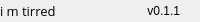
              <widget class="QFrame" name="bottomBar">
               <property name="minimumSize">
                <size>
                 <width>0</width>
                 <height>22</height>
                </size>
               </property>
               <property name="maximumSize">
                <size>
                 <width>16777215</width>
                 <height>22</height>
                </size>
               </property>
               <property name="frameShape">
                <enum>QFrame::NoFrame</enum>
               </property>
               <property name="frameShadow">
                <enum>QFrame::Raised</enum>
               </property>
               <layout class="QHBoxLayout" name="horizontalLayout_5">
                <property name="spacing">
                 <number>0</number>
                </property>
                <property name="leftMargin">
                 <number>0</number>
                </property>
                <property name="topMargin">
                 <number>0</number>
                </property>
                <property name="rightMargin">
                 <number>0</number>
                </property>
                <property name="bottomMargin">
                 <number>0</number>
                </property>
                <item>
                 <widget class="QLabel" name="creditsLabel">
                  <property name="maximumSize">
                   <size>
                    <width>16777215</width>
                    <height>16</height>
                   </size>
                  </property>
                  <property name="font">
                   <font>
                    <family>Open Sans</family>
                    <pointsize>10</pointsize>
                    <weight>50</weight>
                    <italic>false</italic>
                    <bold>false</bold>
                   </font>
                  </property>
                  <property name="text">
                   <string>i m tirred</string>
                  </property>
                  <property name="alignment">
                   <set>Qt::AlignLeading|Qt::AlignLeft|Qt::AlignVCenter</set>
                  </property>
                 </widget>
                </item>
                <item>
                 <widget class="QLabel" name="version">
                  <property name="text">
                   <string>v0.1.1</string>
                  </property>
                  <property name="alignment">
                   <set>Qt::AlignRight|Qt::AlignTrailing|Qt::AlignVCenter</set>
                  </property>
                 </widget>
                </item>
                <item>
                 <widget class="QFrame" name="frame_size_grip">
                  <property name="minimumSize">
                   <size>
                    <width>20</width>
                    <height>0</height>
                   </size>
                  </property>
                  <property name="maximumSize">
                   <size>
                    <width>20</width>
                    <height>16777215</height>
                   </size>
                  </property>
                  <property name="frameShape">
                   <enum>QFrame::NoFrame</enum>
                  </property>
                  <property name="frameShadow">
                   <enum>QFrame::Raised</enum>
                  </property>
                 </widget>
                </item>
               </layout>
              </widget>
